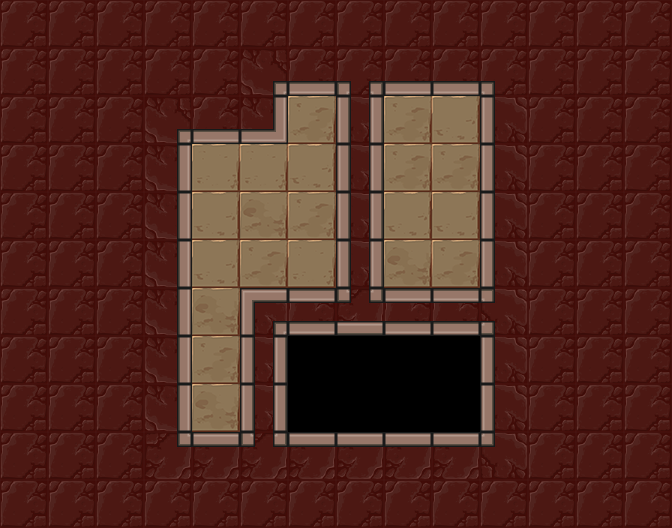

A level layout from a 2D game, rendered from its tile map. Below: a short description, then the map file with tile-grid data replaced by summaries:
An orthogonal 14x11 tile map with 48x48 px tiles, 3 tile layers (Floor, Holes, Walls), 7 tilesets and 5 objects (lightSwitch, lightOrb, player_start, exit).

<map version="1.0" orientation="orthogonal" renderorder="right-down" width="14" height="11" tilewidth="48" tileheight="48" nextobjectid="88">
 <tileset firstgid="1" name="walls" tilewidth="48" tileheight="48" tilecount="42">
  <image source="../../images/kongregate_release/wall_sheet.png" width="336" height="288" />
 </tileset>
 <tileset firstgid="43" name="exit" tilewidth="48" tileheight="48" tilecount="12">
  <image source="../../images/kongregate_release/gate_sheet.png" width="192" height="144" />
 </tileset>
 <tileset firstgid="55" name="floors" tilewidth="48" tileheight="48" tilecount="4">
  <image source="../../images/kongregate_release/floor_sheet.png" width="192" height="48" />
 </tileset>
 <tileset firstgid="59" name="holes" tilewidth="48" tileheight="48" tilecount="24">
  <image source="../../images/kongregate_release/hole_sheet.png" width="288" height="192" />
 </tileset>
 <tileset firstgid="83" name="mirrors" tilewidth="48" tileheight="48" tilecount="4">
  <image source="../../images/kongregate_release/mirror_sheet.png" width="96" height="96" />
 </tileset>
 <tileset firstgid="87" name="orb_sheet" tilewidth="48" tileheight="48" tilecount="9">
  <image source="../../images/kongregate_release/orb_sheet.png" width="144" height="144" />
 </tileset>
 <tileset firstgid="96" name="tutorialImages" tilewidth="48" tileheight="48" tilecount="50">
  <image source="../../images/kongregate_release/tutorial_sheet.png" width="512" height="256" />
 </tileset>
 <layer name="Floor" width="14" height="11">
  <properties>
   <property name="tileset" value="floors" />
  </properties>
  <data>[154 cells, 21 non-empty, 4 distinct tile ids]</data>
 </layer>
 <layer name="Holes" width="14" height="11">
  <properties>
   <property name="tileset" value="holes" />
  </properties>
  <data>[154 cells, 0 non-empty, 0 distinct tile ids]</data>
 </layer>
 <layer name="Walls" width="14" height="11">
  <properties>
   <property name="tileset" value="walls" />
  </properties>
  <data>[154 cells, 125 non-empty, 17 distinct tile ids]</data>
 </layer>
 <objectgroup name="Objects" />
 <objectgroup name="Tutorial Images">
  <object id="83" gid="96" x="288" y="384" width="48" height="48" />
 </objectgroup>
 <objectgroup name="Mirrors" />
 <objectgroup name="Light">
  <object id="84" type="lightSwitch" gid="87" x="384" y="144" width="48" height="48" />
  <object id="85" type="lightOrb" gid="90" x="384" y="288" width="48" height="48">
   <properties>
    <property name="direction" value="256" />
   </properties>
  </object>
 </objectgroup>
 <objectgroup color="#141ba4" name="player_start">
  <object id="86" type="player_start" x="192" y="384" width="48" height="48">
   <properties>
    <property name="direction_facing" value="16" />
   </properties>
  </object>
 </objectgroup>
 <objectgroup color="#71a400" name="Exit">
  <object id="87" type="exit" gid="43" x="288" y="144" width="48" height="48" />
 </objectgroup>
</map>
